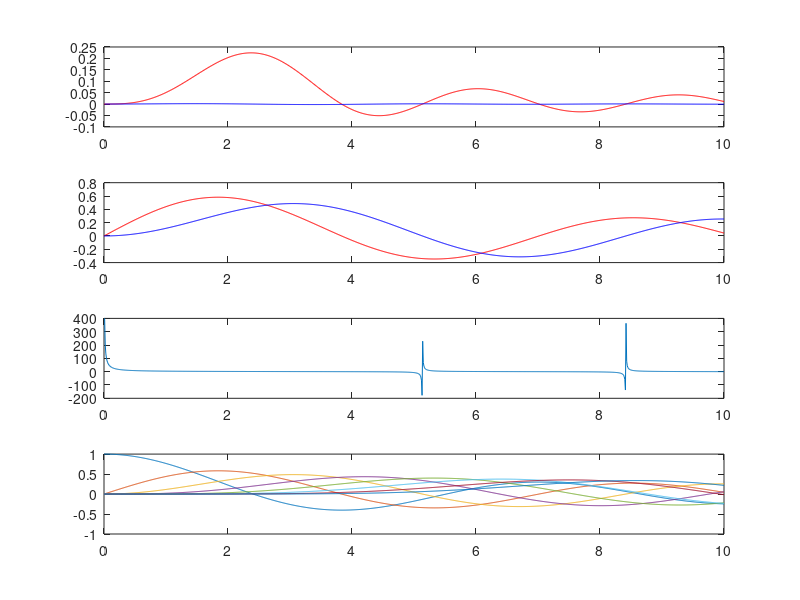

Write the MATLAB code that produced this figure. (Note: this script raises an error after producing the figure.)
clear,clc;
c=0:0.01:10;
c1=0:0.01:10;
c1(1)=[];
y=besselj(1,c).*besselj(2,c);
y1=diff(y);
subplot(411),plot(c,y,'r',c1,y1,'b');
subplot(412),plot(c,besselj(1,c),'r',c,besselj(2,c),'b')
subplot(413),plot(c,besselj(1,c)./besselj(2,c))
subplot(414),plot(c,besselj(0,c),c,besselj(1,c),c,besselj(2,c),c,besselj(3,c),c,besselj(4,c),c,besselj(5,c),c,besselj(6,c),c,besselj(7,c))
[m,n]=findpeaks(y);
c(n(1));